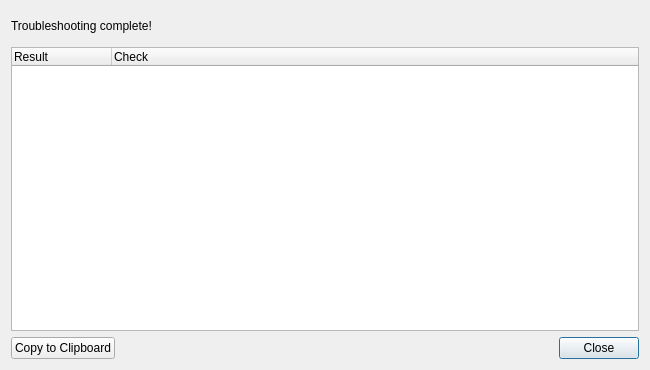
<?xml version="1.0" encoding="UTF-8"?>
<ui version="4.0">
 <class>TroubleshooterDialog</class>
 <widget class="QDialog" name="TroubleshooterDialog">
  <property name="geometry">
   <rect>
    <x>0</x>
    <y>0</y>
    <width>650</width>
    <height>370</height>
   </rect>
  </property>
  <property name="minimumSize">
   <size>
    <width>350</width>
    <height>250</height>
   </size>
  </property>
  <property name="windowTitle">
   <string>Troubleshooter</string>
  </property>
  <property name="windowIcon">
   <iconset>
    <normaloff>../img/emblems/utility.svg</normaloff>../img/emblems/utility.svg</iconset>
  </property>
  <property name="modal">
   <bool>true</bool>
  </property>
  <layout class="QVBoxLayout" name="verticalLayout">
   <item>
    <widget class="QLabel" name="Title">
     <property name="minimumSize">
      <size>
       <width>0</width>
       <height>30</height>
      </size>
     </property>
     <property name="maximumSize">
      <size>
       <width>16777215</width>
       <height>30</height>
      </size>
     </property>
     <property name="text">
      <string extracomment="Shown when the troubleshooter successfully">Troubleshooting complete!</string>
     </property>
    </widget>
   </item>
   <item>
    <widget class="QTreeWidget" name="Results">
     <property name="editTriggers">
      <set>QAbstractItemView::NoEditTriggers</set>
     </property>
     <property name="showDropIndicator" stdset="0">
      <bool>false</bool>
     </property>
     <property name="iconSize">
      <size>
       <width>16</width>
       <height>16</height>
      </size>
     </property>
     <property name="rootIsDecorated">
      <bool>false</bool>
     </property>
     <property name="uniformRowHeights">
      <bool>true</bool>
     </property>
     <property name="sortingEnabled">
      <bool>false</bool>
     </property>
     <property name="wordWrap">
      <bool>true</bool>
     </property>
     <property name="headerHidden">
      <bool>false</bool>
     </property>
     <column>
      <property name="text">
       <string extracomment="Column header for the troubleshooting results">Result</string>
      </property>
     </column>
     <column>
      <property name="text">
       <string extracomment="Column header for the troubleshooting results">Check</string>
      </property>
     </column>
    </widget>
   </item>
   <item>
    <widget class="QWidget" name="ButtonGroup" native="true">
     <property name="maximumSize">
      <size>
       <width>16777215</width>
       <height>50</height>
      </size>
     </property>
     <layout class="QHBoxLayout" name="horizontalLayout">
      <property name="spacing">
       <number>0</number>
      </property>
      <property name="leftMargin">
       <number>0</number>
      </property>
      <property name="topMargin">
       <number>0</number>
      </property>
      <property name="rightMargin">
       <number>0</number>
      </property>
      <property name="bottomMargin">
       <number>0</number>
      </property>
      <item>
       <widget class="QPushButton" name="CopyToClipboard">
        <property name="text">
         <string>Copy to Clipboard</string>
        </property>
        <property name="icon">
         <iconset theme="edit-copy"/>
        </property>
        <property name="shortcut">
         <string notr="true">Ctrl+C</string>
        </property>
       </widget>
      </item>
      <item>
       <spacer name="horizontalSpacer">
        <property name="orientation">
         <enum>Qt::Horizontal</enum>
        </property>
        <property name="sizeHint" stdset="0">
         <size>
          <width>40</width>
          <height>20</height>
         </size>
        </property>
       </spacer>
      </item>
      <item>
       <widget class="QPushButton" name="Close">
        <property name="text">
         <string>Close</string>
        </property>
        <property name="icon">
         <iconset theme="dialog-close">
          <normaloff>.</normaloff>.</iconset>
        </property>
        <property name="default">
         <bool>true</bool>
        </property>
       </widget>
      </item>
     </layout>
    </widget>
   </item>
  </layout>
 </widget>
 <resources/>
 <connections/>
</ui>
